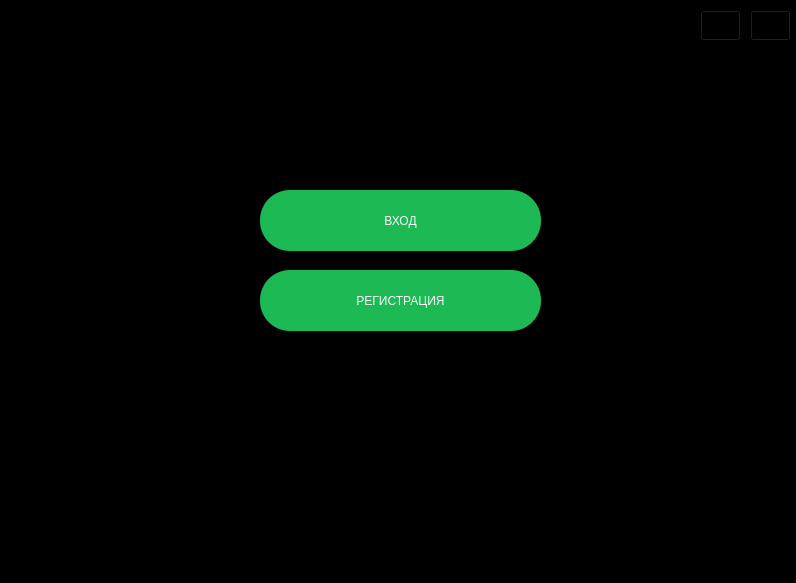
<?xml version="1.0" encoding="UTF-8"?>
<ui version="4.0">
 <class>Dialog</class>
 <widget class="QDialog" name="Dialog">
  <property name="geometry">
   <rect>
    <x>0</x>
    <y>0</y>
    <width>796</width>
    <height>583</height>
   </rect>
  </property>
  <property name="windowTitle">
   <string>Dialog</string>
  </property>
  <property name="styleSheet">
   <string notr="true">background-color: #000</string>
  </property>
  <widget class="QPushButton" name="login_button">
   <property name="geometry">
    <rect>
     <x>260</x>
     <y>190</y>
     <width>281</width>
     <height>61</height>
    </rect>
   </property>
   <property name="styleSheet">
    <string notr="true">QPushButton {background-color: #1db954; color: #f7fdf9; border-radius: 30px;}</string>
   </property>
   <property name="text">
    <string>ВХОД</string>
   </property>
  </widget>
  <widget class="QPushButton" name="registration_button">
   <property name="geometry">
    <rect>
     <x>260</x>
     <y>270</y>
     <width>281</width>
     <height>61</height>
    </rect>
   </property>
   <property name="styleSheet">
    <string notr="true">QPushButton {background-color: #1db954; color: #f7fdf9; border-radius: 30px;}</string>
   </property>
   <property name="text">
    <string>РЕГИСТРАЦИЯ</string>
   </property>
  </widget>
  <widget class="QPushButton" name="role_up_2">
   <property name="geometry">
    <rect>
     <x>700</x>
     <y>10</y>
     <width>41</width>
     <height>31</height>
    </rect>
   </property>
   <property name="styleSheet">
    <string notr="true">QPushButton:!hover {background-color: #000;} QPushButton:hover {background-color: #d71526;}</string>
   </property>
   <property name="text">
    <string/>
   </property>
  </widget>
  <widget class="QPushButton" name="exit">
   <property name="geometry">
    <rect>
     <x>750</x>
     <y>10</y>
     <width>41</width>
     <height>31</height>
    </rect>
   </property>
   <property name="styleSheet">
    <string notr="true">QPushButton:!hover {background-color: #000;} QPushButton:hover {background-color: #d71526;}</string>
   </property>
   <property name="text">
    <string/>
   </property>
  </widget>
 </widget>
 <resources/>
 <connections/>
</ui>
